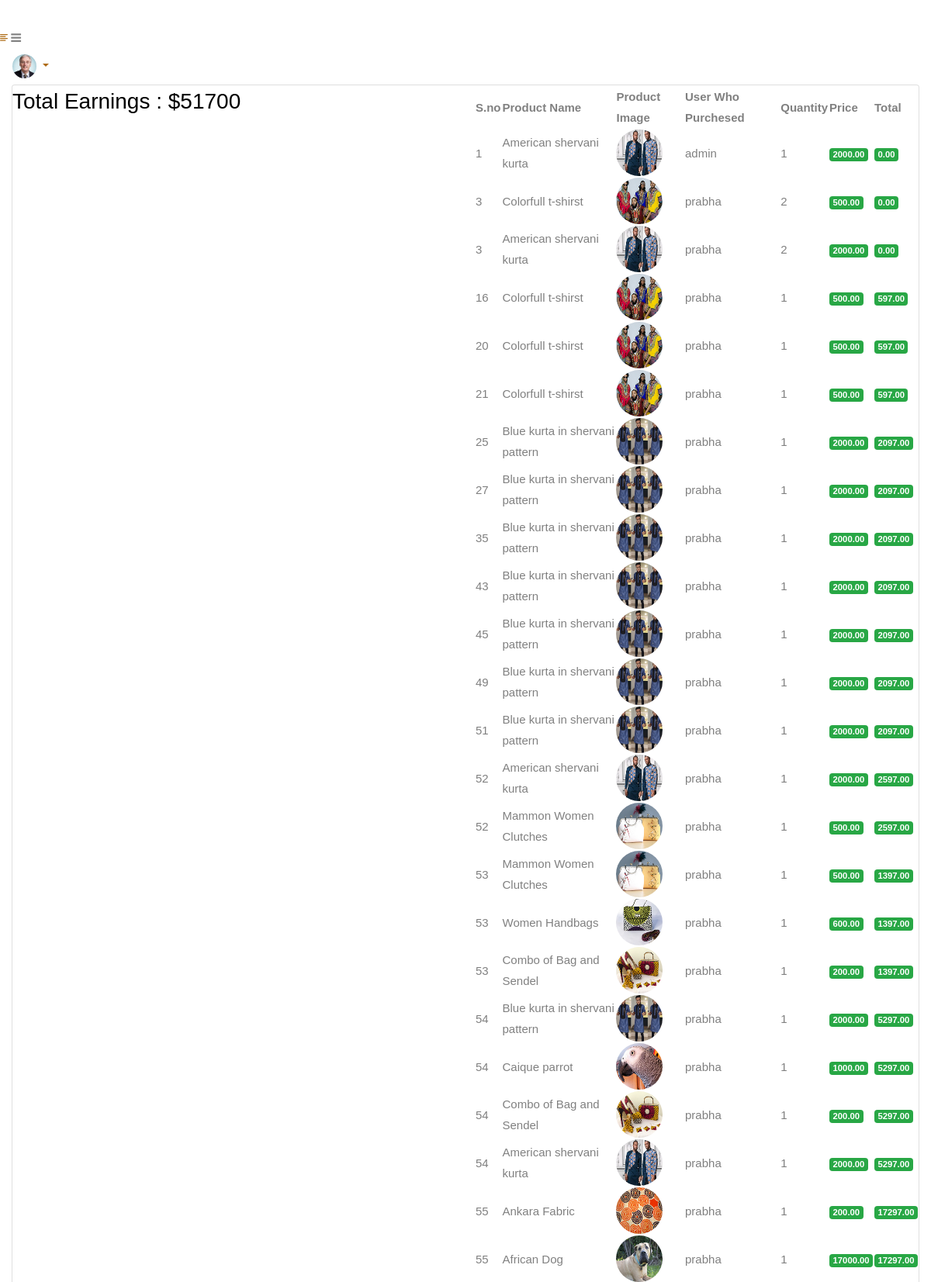
Page /earning_admin (signed in, upper part) on the committed database.
### myapp/models.py (models this page shows, shortened)
class Order(models.Model):
    user = models.ForeignKey(User, on_delete=models.CASCADE)
    created_at = models.DateTimeField(auto_now_add=True)
    shipping_address = models.ForeignKey(Adres, on_delete=models.SET_NULL, null=True, blank=True)
    total_price = models.DecimalField(max_digits=10, decimal_places=2)
    status = models.CharField(max_length=20,default='pending')

class OrderItem(models.Model):
    order = models.ForeignKey(Order, on_delete=models.CASCADE)
    product = models.ForeignKey(Product, on_delete=models.CASCADE)
    quantity = models.PositiveIntegerField()
    unit_price = models.DecimalField(max_digits=10, decimal_places=2)

class Product(models.Model):
    user = models.ForeignKey(User, on_delete=models.CASCADE, default=1)
    name = models.CharField(max_length=100)
    price = models.IntegerField(default=0)
    category = models.ForeignKey(Category, on_delete=models.CASCADE, default=1)
    description = models.CharField(max_length=200, default='' , null=True , blank=True)
    image = models.ImageField(upload_to='products')
    def total_earnings(self):
        order_items = OrderItem.objects.filter(product=self)
        total_quantity_sold = sum(item.quantity for item in order_items)
        return total_quantity_sold * self.price

class User(AbstractBaseUser, PermissionsMixin):
    email = models.EmailField(unique=True, verbose_name='Email Address')
    username = models.CharField(max_length=256)
    is_active = models.BooleanField(default=True)
    is_staff = models.BooleanField(default=False)
    is_admin = models.BooleanField(default=False)
    is_superuser = models.BooleanField(default=False)
    SUPERUSER = '1'
    VENDER = '2'
    ADDUSER = '3'
    BLOGER = '4'
    User_type=(
        ('Superuser','SUPERUSER'),
        ('AddUser','ADDUSER'),
        ('Vender','VENDER'),
        ('Bloger','BLOGER'),
    )
    user_type_data = (('Bloger','BLOGER'), ( VENDER, "Vender"), (ADDUSER, "AddUser"), (SUPERUSER, "Superuser"))
    user_type = models.CharField( choices=user_type_data, max_length=10,default='1')
    USERNAME_FIELD = 'email'
    REQUIRED_FIELDS = ['username']
    objects = UserManager()
    class Meta:
        db_table = 'user_profile'
    def __str__(self):
        return f'{self.username} '

### myapp/views.py (the view)
# urls.py: path('earning_admin', views.earning_admin,name='earning_admin'),
@login_required(login_url='/login')
def earning_admin(request):
    user_orders = Order.objects.all()
    user_products = Product.objects.all()
    total_earnings = sum(product.total_earnings() for product in user_products)
    return render(request, 'earning_admin.html',{'user_products':user_products, 'total_earnings':total_earnings, 'user_orders':user_orders})

### templates/earning_admin.html (shortened to what this page needs)
{% extends 'base.html'%}
{% load widget_tweaks %}
{% load static %}
{% block content%}
<div class="page-wrapper">
    <div class="content container-fluid">
        <div class="page-header">
            <div class="row">
                <div class="col-sm-12">
                    <div class="card full-header">
                        <div class="users">
                            <h3 class="page-title">Total Earnings : ${{ total_earnings }}</h3>
                        </div>
                        <div class="user-box">
                            <div class="datatables">
                                <table id="example" class="display nowrap" style="width:100%">
                                    <thead>
                                        <tr>
                                            <th>S.no</th>
                                            <th>Product Name</th>
                                            <th>Product Image</th>
                                            <th>User Who Purchesed</th>
                                            <th>Quantity</th>
                                            <th>Price</th>
                                            <th>Total</th>
                                        </tr>
                                    </thead>
                                    <tbody>
                                        <tr class="even">
                                            {% for order in user_orders %}
                                            {% for item in order.orderitem_set.all %}
                                            <td>{{ order.id }}</td>
                                            <td>{{item.product.name}}</td>
                                            <td><img class="rounded-circle" src="{{item.product.image.url}}" width="31"
                                                    alt="{{item.user}}" style="height: 60px;width: 60px;"></td>
                                            <td>{{order.user}}</td>
                                            <td>{{ item.quantity }}</td>
                                            <td>
                                                <div class="badge badge-success">{{item.unit_price}}</div>
                                            </td>
                                            <td>
                                                <div class="badge badge-success">{{order.total_price}}</div>
                                            </td>
                                        </tr>
                                        {% endfor %}
                                        {% endfor %}
                                    </tbody>
                                </table>
                            </div>
                        </div>
                    </div>
                </div>
            </div>
        </div>
    </div>
</div>
</div>
{% endblock %}

### rows in the picture
Order: id "1", user "admin", total_price "0.00"
OrderItem: product.name "American shervani kurta", product.image (picture), quantity "1", unit_price "2000.00"
Order: id "3", user "prabha", total_price "0.00"
OrderItem: product.name "Colorfull t-shirst", product.image (picture), quantity "2", unit_price "500.00"
OrderItem: product.name "American shervani kurta", product.image (picture), quantity "2", unit_price "2000.00"
Order: id "16", user "prabha", total_price "597.00"
OrderItem: product.name "Colorfull t-shirst", product.image (picture), quantity "1", unit_price "500.00"
Order: id "20", user "prabha", total_price "597.00"
OrderItem: product.name "Colorfull t-shirst", product.image (picture), quantity "1", unit_price "500.00"
Order: id "21", user "prabha", total_price "597.00"
OrderItem: product.name "Colorfull t-shirst", product.image (picture), quantity "1", unit_price "500.00"
Order: id "25", user "prabha", total_price "2097.00"
OrderItem: product.name "Blue kurta in shervani pattern", product.image (picture), quantity "1", unit_price "2000.00"
Order: id "27", user "prabha", total_price "2097.00"
OrderItem: product.name "Blue kurta in shervani pattern", product.image (picture), quantity "1", unit_price "2000.00"
Order: id "35", user "prabha", total_price "2097.00"
OrderItem: product.name "Blue kurta in shervani pattern", product.image (picture), quantity "1", unit_price "2000.00"
Order: id "43", user "prabha", total_price "2097.00"
OrderItem: product.name "Blue kurta in shervani pattern", product.image (picture), quantity "1", unit_price "2000.00"
Order: id "45", user "prabha", total_price "2097.00"
OrderItem: product.name "Blue kurta in shervani pattern", product.image (picture), quantity "1", unit_price "2000.00"
Order: id "49", user "prabha", total_price "2097.00"
OrderItem: product.name "Blue kurta in shervani pattern", product.image (picture), quantity "1", unit_price "2000.00"
Order: id "51", user "prabha", total_price "2097.00"
OrderItem: product.name "Blue kurta in shervani pattern", product.image (picture), quantity "1", unit_price "2000.00"
Order: id "52", user "prabha", total_price "2597.00"
OrderItem: product.name "American shervani kurta", product.image (picture), quantity "1", unit_price "2000.00"
OrderItem: product.name "Mammon Women Clutches", product.image (picture), quantity "1", unit_price "500.00"
Order: id "53", user "prabha", total_price "1397.00"
OrderItem: product.name "Mammon Women Clutches", product.image (picture), quantity "1", unit_price "500.00"
OrderItem: product.name "Women Handbags", product.image (picture), quantity "1", unit_price "600.00"
OrderItem: product.name "Combo of Bag and Sendel", product.image (picture), quantity "1", unit_price "200.00"
Order: id "54", user "prabha", total_price "5297.00"
OrderItem: product.name "Blue kurta in shervani pattern", product.image (picture), quantity "1", unit_price "2000.00"
OrderItem: product.name "Caique parrot", product.image (picture), quantity "1", unit_price "1000.00"
OrderItem: product.name "Combo of Bag and Sendel", product.image (picture), quantity "1", unit_price "200.00"
OrderItem: product.name "American shervani kurta", product.image (picture), quantity "1", unit_price "2000.00"
Order: id "55", user "prabha", total_price "17297.00"
OrderItem: product.name "Ankara Fabric", product.image (picture), quantity "1", unit_price "200.00"
OrderItem: product.name "African Dog", product.image (picture), quantity "1", unit_price "17000.00"

### other values in the picture
{{ total_earnings }} "51700"
